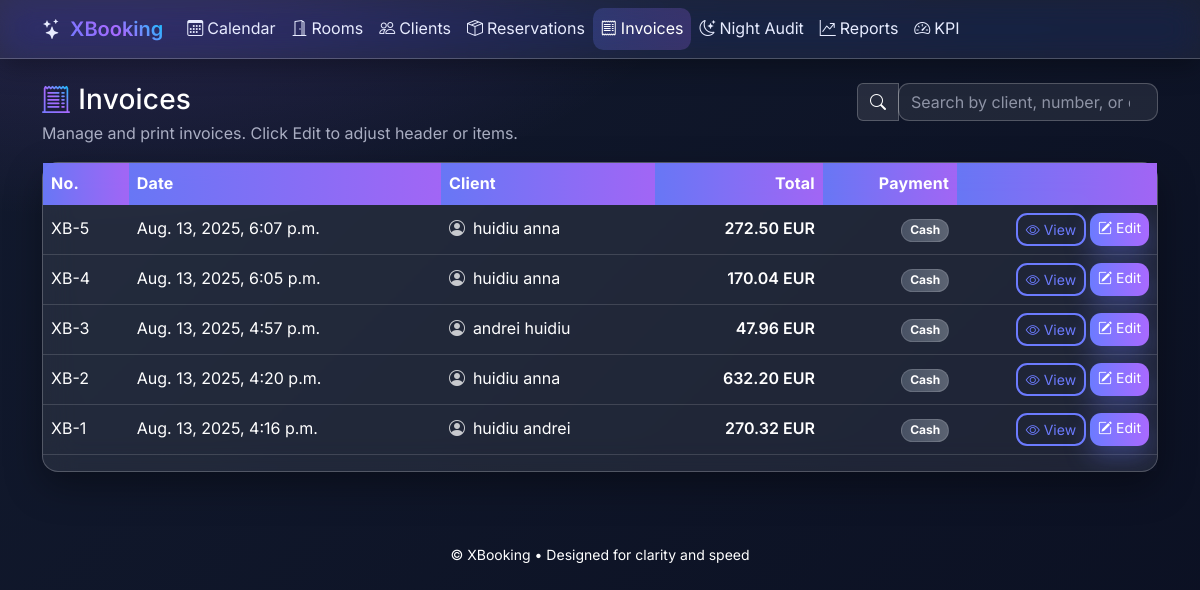
The app's page /invoices/, older data.
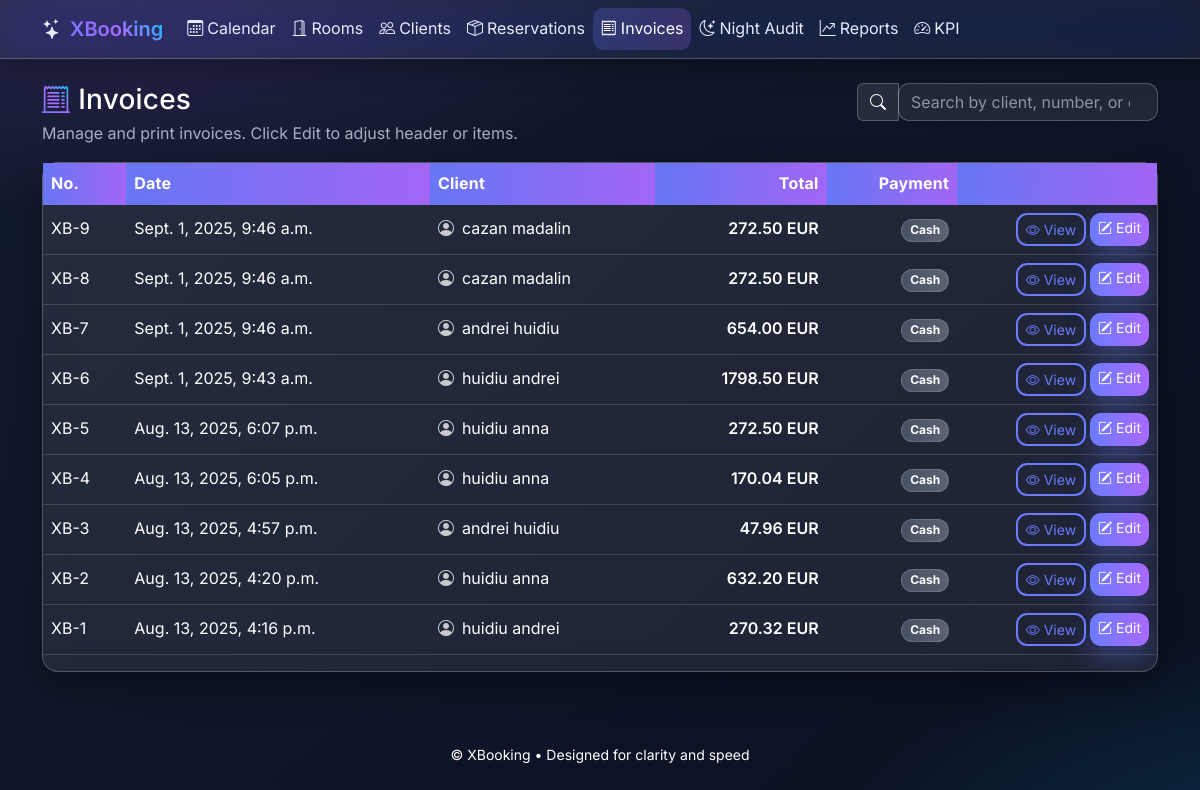
The same page, newer data.
### hotellapp/models.py (models this page shows, shortened)
class Invoice(models.Model):
    class PaymentMethod(models.TextChoices):
        CASH = "cash", "Cash"
        CARD = "card", "Card"
        TRANSFER = "transfer", "Bank Transfer"
    reservation = models.OneToOneField(Reservation, on_delete=models.CASCADE, related_name="invoice")
    client = models.ForeignKey(Client, on_delete=models.PROTECT, related_name="invoices")
    series = models.CharField(max_length=10, default="XB")
    number = models.PositiveIntegerField(blank=True, null=True)
    issue_date = models.DateTimeField(auto_now_add=True)
    due_date = models.DateField(blank=True, null=True)
    payment_method = models.CharField(max_length=20, choices=PaymentMethod.choices, default=PaymentMethod.CASH)
    billing_name = models.CharField(max_length=255, blank=True, null=True)
    billing_tax_id = models.CharField(max_length=50, blank=True, null=True)
    billing_address = models.CharField(max_length=255, blank=True, null=True)
    locked = models.BooleanField(default=False)
    total = models.DecimalField(max_digits=10, decimal_places=2, default=Decimal("0.00"))
    currency = models.CharField(max_length=3, default="EUR")
    notes = models.TextField(blank=True, null=True)
    class Meta:
        ordering = ["-issue_date"]
        constraints = [
            models.UniqueConstraint(fields=["series", "number"], name="uniq_invoice_series_number"),
        ]

class Client(models.Model):
    class BillingType(models.TextChoices):
        INDIVIDUAL = "individual", "Individual"
        COMPANY = "company", "Company"
    first_name = models.CharField(max_length=100)
    last_name = models.CharField(max_length=100)
    email = models.EmailField(blank=True, null=True)
    phone = models.CharField(max_length=30, blank=True, null=True)
    billing_type = models.CharField(max_length=20, choices=BillingType.choices, default=BillingType.INDIVIDUAL)
    company_name = models.CharField(max_length=255, blank=True, null=True)
    company_tax_id = models.CharField("Tax ID (CUI/CIF)", max_length=50, blank=True, null=True)
    company_vat_payer = models.BooleanField(default=False)
    address = models.CharField(max_length=255, blank=True, null=True)
    city = models.CharField(max_length=100, blank=True, null=True)
    country = models.CharField(max_length=100, blank=True, null=True)
    date_of_birth = models.DateField(blank=True, null=True)
    document_id = models.CharField("ID/Passport", max_length=50, blank=True, null=True)
    notes = models.TextField(blank=True, null=True)
    def __str__(self) -> str:  # pragma: no cover
        return f"{self.first_name} {self.last_name}".strip()

### hotellapp/views.py (the view)
# urls.py: path("invoices/", InvoiceListView.as_view(), name="invoice_list"),
class InvoiceListView(ListView):
    model = Invoice
    template_name = "hotellapp/invoice_list.html"
    context_object_name = "invoices"

### templates/hotellapp/invoice_list.html (shortened to what this page needs)
{% extends "hotellapp/base.html" %}
{% block content %}
<div class="page-header d-flex justify-content-between align-items-start flex-wrap gap-3 mb-3">
  <div>
    <h1 class="h3 mb-1 d-flex align-items-center gap-2">
      <i class="bi bi-receipt-cutoff text-gradient"></i>
      <span>Invoices</span>
    </h1>
    <p class="text-muted mb-0">Manage and print invoices. Click Edit to adjust header or items.</p>
  </div>
  <form method="get" class="d-flex align-items-center gap-2 ms-auto">
    <div class="input-group">
      <span class="input-group-text"><i class="bi bi-search"></i></span>
      <input type="search" name="q" value="{{ request.GET.q }}" class="form-control" placeholder="Search by client, number, or date">
    </div>
  </form>
</div>
<div class="card">
  <div class="card-body p-0">
    {% if invoices %}
      <div class="table-responsive">
        <table class="table table-hover align-middle table-modern table-sticky">
          <thead>
            <tr>
              <th class="text-nowrap">No.</th>
              <th class="text-nowrap">Date</th>
              <th>Client</th>
              <th class="text-end">Total</th>
              <th class="text-end">Payment</th>
              <th class="text-end" style="width: 200px;"></th>
            </tr>
          </thead>
          <tbody>
          {% for inv in invoices %}
            <tr>
              <td class="text-nowrap">{{ inv.series }}-{{ inv.number|default:inv.id }}</td>
              <td class="text-nowrap">{{ inv.issue_date }}</td>
              <td>
                <div class="d-flex align-items-center gap-2">
                  <i class="bi bi-person-circle opacity-75"></i>
                  <span>{{ inv.client }}</span>
                </div>
              </td>
              <td class="text-end text-nowrap fw-semibold">{{ inv.total }} {{ inv.currency }}</td>
              <td class="text-end">
                {% if inv.get_payment_method_display %}
                  <span class="badge rounded-pill bg-secondary">{{ inv.get_payment_method_display }}</span>
                {% else %}
                  <span class="text-muted">—</span>
                {% endif %}
              </td>
              <td class="text-end">
                <div class="d-inline-flex gap-1">
                  <a class="btn btn-sm btn-outline-primary" href="{% url 'invoice_detail' inv.pk %}">
                    <i class="bi bi-eye"></i> View
                  </a>
                  <a class="btn btn-sm btn-primary" href="{% url 'invoice_edit' inv.pk %}">
                    <i class="bi bi-pencil-square"></i> Edit
                  </a>
                </div>
              </td>
            </tr>
          {% endfor %}
          </tbody>
        </table>
      </div>
    {% endif %}
  </div>
</div>
{% endblock %}

Row changes from the older to the newer data that the page shows:
added Invoice: series "XB", number "9", issue_date "Sept. 1, 2025, 9:46 a.m.", client "cazan madalin", total "272.50", currency "EUR", payment_method "Cash"
added Invoice: series "XB", number "8", issue_date "Sept. 1, 2025, 9:46 a.m.", client "cazan madalin", total "272.50", currency "EUR", payment_method "Cash"
added Invoice: series "XB", number "7", issue_date "Sept. 1, 2025, 9:46 a.m.", client "andrei huidiu", total "654.00", currency "EUR", payment_method "Cash"
added Invoice: series "XB", number "6", issue_date "Sept. 1, 2025, 9:43 a.m.", client "huidiu andrei", total "1798.50", currency "EUR", payment_method "Cash"
